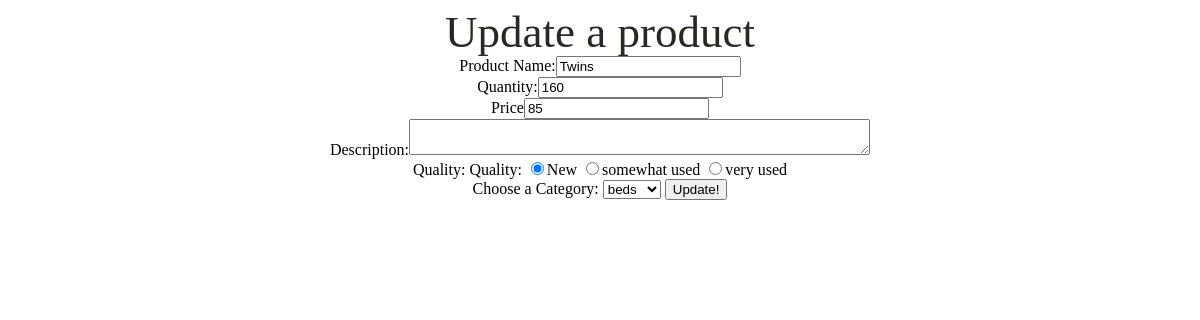
The app's page /Product/update/3 (signed in) with its own data.
### tables this page shows
CREATE TABLE `product` (
  `product_id` int(11) NOT NULL,
  `product_name` varchar(50) NOT NULL,
  `category_id` int(11) NOT NULL,
  `seller_id` int(11) NOT NULL,
  `available_quantity` int(11) NOT NULL,
  `price` int(11) NOT NULL,
  `description` text NOT NULL,
  `quality` tinyint(1) NOT NULL COMMENT ' 0 is new, 1 is somewhat used, 2 is very used'
);

### app/core/App.php (called while the page is built, shortened)
<?php
		class App {
			private $method = 'index';
			public function __construct() {
				$url = self::parseUrl();
				if (isset($url[0])) {
					unset($url[0]);
				}
				$this->controller = new $this->controller;
				if (isset($url[1])) {
					if (method_exists($this->controller, $url[1]))
						$this->method = $url[1];
					unset($url[1]);
				}
				$this->params = $url ? array_values($url) : [];
				call_user_func_array([$this->controller, $this->method], $this->params);
			}
			private static function parseUrl() {
				if (isset($_GET['url'])) {
					return explode('/',
						filter_var(
							rtrim($_GET['url'], '/'),
							FILTER_SANITIZE_URL)
					);
				}
			}
		}

### index.php (called while the page is built, shortened)
<?php
    new \app\core\App();

### app/models/Product.php (called while the page is built, shortened)
<?php
        class Product extends \app\core\Model {
            function get($product_id) {
                $SQL = 'SELECT * FROM product WHERE product_id = :product_id';
                $STMT = self::$_connection->prepare($SQL);
                $STMT->execute(['product_id'=>$product_id]);
                $STMT->setFetchMode(\PDO::FETCH_CLASS, "app\models\Product");
                return $STMT->fetch();
            }
        }

### app/core/DBConnection.php (called while the page is built, shortened)
<?php
		class DBConnection {
			static $connection = null;
			private function __construct() {
				if (self::$connection == null) {
					$host = 'localhost';
					$DBname = 'projectdb';
					$user = 'root';
					$password = '';
					self::$connection = new \PDO("mysql:host=$host;dbname=$DBname", $user, $password);
				}
			}
			public static function getInstance() {
				return self::$connection;
			}
		}

### app/models/Category.php (called while the page is built, shortened)
<?php
        class Category extends \app\core\Model {
            function get($category_id) {
                $SQL = 'SELECT * FROM category WHERE category_id = :category_id';
                $STMT = self::$_connection->prepare($SQL);
                $STMT->execute(['category_id'=>$category_id]);
                $STMT->setFetchMode(\PDO::FETCH_CLASS, "app\models\Category");
                return $STMT->fetch();
            }
            function getAll() {
                $SQL = 'SELECT * FROM category';
                $STMT = self::$_connection->prepare($SQL);
                $STMT->execute();
                $STMT->setFetchMode(\PDO::FETCH_CLASS, "app\models\Category");
                return $STMT->fetchAll();
            }
        }

### app/views/Product/update.php (the view, shortened to what this page needs)
<html>
	<head>
        <link rel="stylesheet" href="../public/css/home.css">
	</head>
	<body>
		<div class='container'>
		<h1>Update a product</h1>
		<form method='post' action=''>
			<label class='form-label'>Product Name:<input type='text' name='product_name' class='form-control'
            value = '<?=$data[1]->product_name?>'/></label><br>
			<label class='form-label'>Quantity:<input type='text' name='available_quantity' class='form-control'
            value = '<?=$data[1]->available_quantity?>' /></label><br>
			<label class='form-label'>Price<input type='text' name='price' class='form-control'
            value = '<?=$data[1]->price?>'/></label><br>
			<label class='form-label'>Description:<textarea cols='55' name='description' class='form-control'
            value = '<?=$data[1]->description?>'>  </textarea></label><br>
			<label class='form-label'>Quality:</label>
            <label class='form-label'>Quality:</label>
                <input class="form-check-input" type="radio" name="quality" value="0" <?= ($data[1]->quality == 0)? "checked" : "" ?> ><label class="form-check-label">New</label>
                <input class="form-check-input" type="radio" name="quality" value="1" <?= ($data[1]->quality == 1)? "checked" : "" ?> ><label class="form-check-label">somewhat used</label>
                <input class="form-check-input" type="radio" name="quality" value="2" <?= ($data[1]->quality == 2)? "checked" : "" ?> ><label class="form-check-label">very used </label> <br>
            <label class='form-label' >Choose a Category:</label>
            <?php
                $chooseCategory = new \app\models\Category();
                $chooseCategory = $chooseCategory-> get($data[1]->category_id);
            ?>
            <select name="category_id" value='<?= $chooseCategory->name?>'>
            <?php
                   foreach ($data[0] as $category){
                    if($category->category_id == $data[1]->category_id){
                        echo "<option value='".$category->category_id."' selected>". $category->name ."</option>";
                    } else {
                        echo "<option value='".$category->category_id."'>". $category->name ."</option>";
                    }
                }
            ?>
            </select>
			<input type="submit" name='action' value='Update!' class='form-control' />
		</form>
		</div>
	</body>
</html>

### public/css/home.css (style rules this page uses)
.container { text-align: center; font-family: 'Trocchi', serif; font-weight: normal; }
.container h1 { color: #292822; font-family: 'Trocchi', serif; font-size: 45px; font-weight: normal; line-height: 48px; margin: 0; }

### records on screen
product: product_name "Twins", available_quantity "160", price "85", quality "☑"

### other values on screen
form field category_id "beds"
